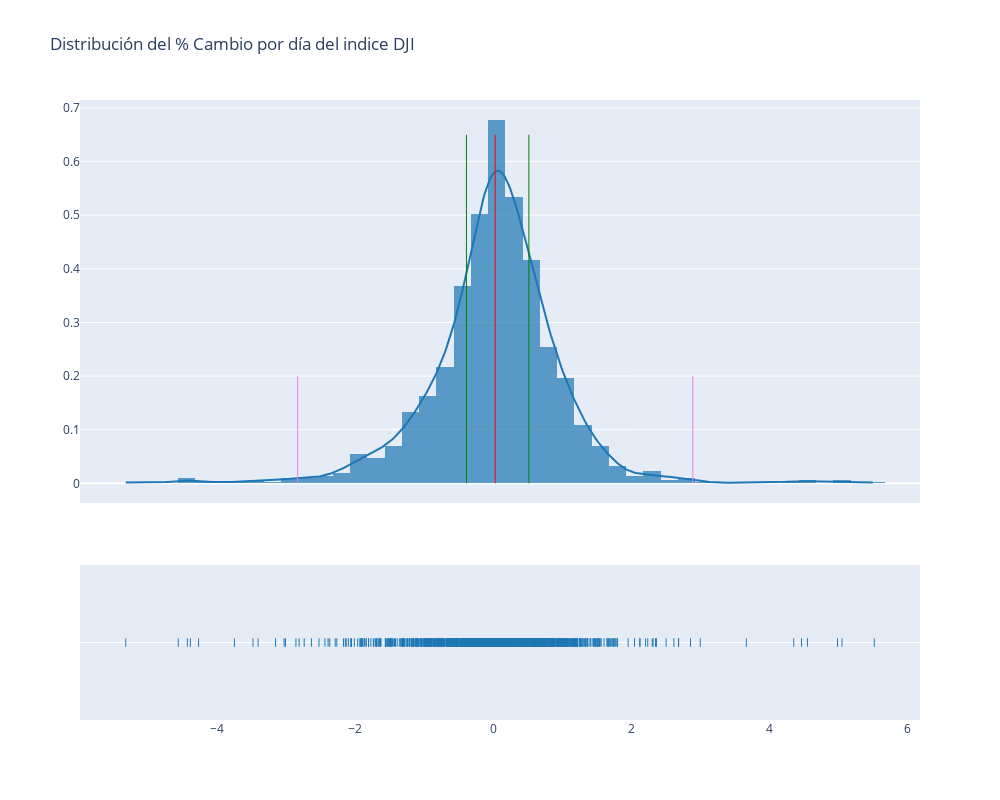

The notebook cell this image was saved under:
### Code cell
import plotly.figure_factory as ff



x = np.random.randn(1000)
hist_data = [x]
group_labels = ['distplot'] # name of the dataset

fig = ff.create_distplot([df[df["Indice"]=="DJI"]["Cambio%"]], ["Cambio%"], bin_size=0.25)

atipicos_pos = df[df["Indice"]=="DJI"]["Cambio%"].mean() + 3 * df[df["Indice"]=="DJI"]["Cambio%"].std()
atipicos_neg = df[df["Indice"]=="DJI"]["Cambio%"].mean() - 3 * df[df["Indice"]=="DJI"]["Cambio%"].std()

fig.add_shape(type="line",
    x0=df[df["Indice"]=="DJI"]["Cambio%"].mean(), y0=0, x1=df[df["Indice"]=="DJI"]["Cambio%"].mean(), y1=0.65,
    line=dict(color="Red",width=1),
)

fig.add_shape(type="line",
    x0=df[df["Indice"]=="DJI"]["Cambio%"].quantile(0.75), y0=0, x1=df[df["Indice"]=="DJI"]["Cambio%"].quantile(0.75), y1=0.65,
    line=dict(color="Green",width=1),
)
fig.add_shape(type="line",
    x0=df[df["Indice"]=="DJI"]["Cambio%"].quantile(0.25), y0=0, x1=df[df["Indice"]=="DJI"]["Cambio%"].quantile(0.25), y1=0.65,
    line=dict(color="Green",width=1),
)

fig.add_shape(type="line",
    x0=atipicos_pos, y0=0, x1=atipicos_pos, y1=0.2,
    line=dict(color="Violet",width=1),
)

fig.add_shape(type="line",
    x0=atipicos_neg, y0=0, x1=atipicos_neg, y1=0.2,
    line=dict(color="Violet",width=1),
)


fig.update_layout(
    title="Distribución del % Cambio por día del indice DJI",
    autosize=False,
    width=1000,
    height=800,
    showlegend=False,
)
fig.show()

### Figure 1 — Plotly figure (JSON) as saved in the notebook; plotly's stock layout.template omitted (floating-point values rounded to 4 significant figures; data arrays with more than 128 entries replaced by an {"elided": "..."} marker saying what was removed)
{"data": [{"autobinx": false, "histnorm": "probability density", "legendgroup": "Cambio%", "marker": {"color": "rgb(31, 119, 180)"}, "name": "Cambio%", "opacity": 0.7, "type": "histogram", "x": {"elided": "1258 float values"}, "xaxis": "x", "xbins": {"end": 5.515, "size": 0.25, "start": -5.328}, "yaxis": "y"}, {"legendgroup": "Cambio%", "marker": {"color": "rgb(31, 119, 180)"}, "mode": "lines", "name": "Cambio%", "showlegend": false, "type": "scatter", "x": {"elided": "500 float values"}, "xaxis": "x", "y": {"elided": "500 float values"}, "yaxis": "y"}, {"legendgroup": "Cambio%", "marker": {"color": "rgb(31, 119, 180)", "symbol": "line-ns-open"}, "mode": "markers", "name": "Cambio%", "showlegend": false, "type": "scatter", "x": {"elided": "1258 float values"}, "xaxis": "x", "y": {"elided": "1258 str values"}, "yaxis": "y2"}], "layout": {"autosize": false, "barmode": "overlay", "height": 800, "hovermode": "closest", "legend": {"traceorder": "reversed"}, "shapes": [{"line": {"color": "Red", "width": 1}, "type": "line", "x0": 0.02416, "x1": 0.02416, "y0": 0, "y1": 0.65}, {"line": {"color": "Green", "width": 1}, "type": "line", "x0": 0.512, "x1": 0.512, "y0": 0, "y1": 0.65}, {"line": {"color": "Green", "width": 1}, "type": "line", "x0": -0.3925, "x1": -0.3925, "y0": 0, "y1": 0.65}, {"line": {"color": "Violet", "width": 1}, "type": "line", "x0": 2.886, "x1": 2.886, "y0": 0, "y1": 0.2}, {"line": {"color": "Violet", "width": 1}, "type": "line", "x0": -2.838, "x1": -2.838, "y0": 0, "y1": 0.2}], "showlegend": false, "title": {"text": "Distribución del % Cambio por día del indice DJI"}, "width": 1000, "xaxis": {"anchor": "y2", "domain": [0, 1], "zeroline": false}, "yaxis": {"anchor": "free", "domain": [0.35, 1], "position": 0}, "yaxis2": {"anchor": "x", "domain": [0, 0.25], "dtick": 1, "showticklabels": false}}}
